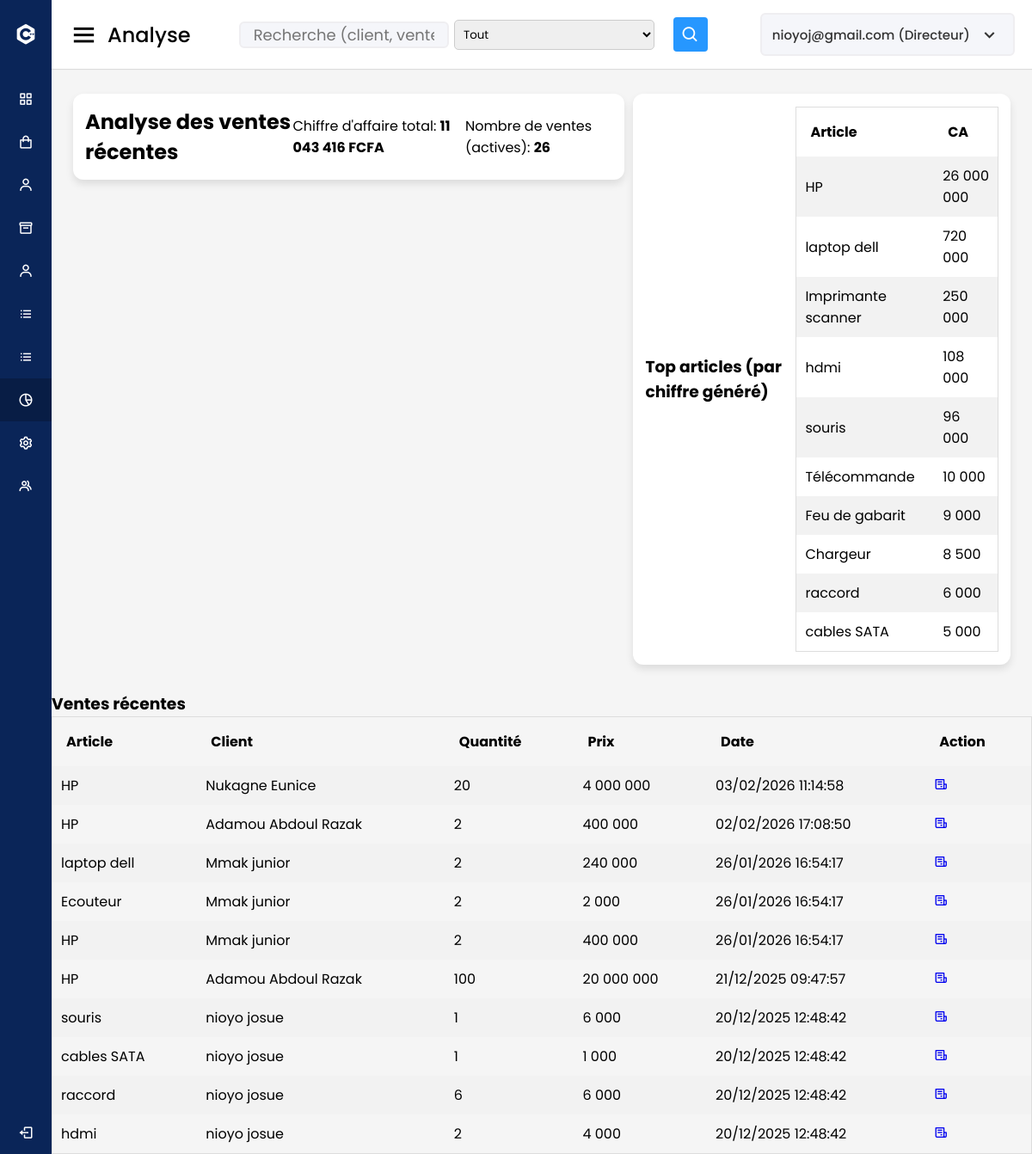
The app's page /vue/analyse.php (signed in) with its own data.
### tables this page shows
CREATE TABLE `vente` (
  `id` int(11) NOT NULL,
  `num_facture` int(11) DEFAULT NULL,
  `id_article` int(11) NOT NULL,
  `id_client` int(11) NOT NULL,
  `id_facture` int(11) DEFAULT NULL,
  `quantite` int(11) NOT NULL,
  `prix` int(11) NOT NULL,
  `date_vente` timestamp NOT NULL DEFAULT CURRENT_TIMESTAMP,
  `etat` enum('0','1') NOT NULL DEFAULT '1'
);

CREATE TABLE `article` (
  `id` int(11) NOT NULL,
  `nom_article` varchar(50) NOT NULL,
  `id_categorie` int(11) NOT NULL,
  `quantite` int(11) NOT NULL,
  `prix_unitaire` int(11) NOT NULL,
  `date_fabrication` datetime NOT NULL,
  `date_expiration` datetime NOT NULL,
  `images` varchar(255) DEFAULT NULL
);

CREATE TABLE `client` (
  `id` int(11) NOT NULL,
  `nom` varchar(30) NOT NULL,
  `prenom` varchar(30) NOT NULL,
  `telephone` varchar(30) NOT NULL,
  `adresse` varchar(50) NOT NULL
);

### model/function.php (called while the page is built, shortened)
<?php
function getAllVente()
{
    $sql = "SELECT COUNT(*) AS nbre FROM vente WHERE etat=?";
    $req = $GLOBALS['connexion']->prepare($sql);
    $req->execute(array(1));
    return $req->fetch();
}
function getCA()
{
    $sql = "SELECT SUM(prix) AS prix FROM vente";
    $req = $GLOBALS['connexion']->prepare($sql);
    $req->execute();
    return $req->fetch();
}
function getLastVente()
{
    $sql = "SELECT nom_article, nom, prenom, v.quantite, prix, date_vente, v.id, a.id AS idArticle
        FROM client AS c, vente AS v, article AS a WHERE v.id_article=a.id AND v.id_client=c.id AND etat=?
        ORDER BY date_vente DESC LIMIT 10";
    $req = $GLOBALS['connexion']->prepare($sql);
    $req->execute(array(1));
    return $req->fetchAll();
}
function getMostVente()
{
    $sql = "SELECT nom_article, SUM(prix) AS prix
        FROM client AS c, vente AS v, article AS a WHERE v.id_article=a.id AND v.id_client=c.id AND etat=?
        GROUP BY a.id
        ORDER BY SUM(prix) DESC LIMIT 10";
    $req = $GLOBALS['connexion']->prepare($sql);
    $req->execute(array(1));
    return $req->fetchAll();
}

### vue/analyse.php (the view, shortened to what this page needs)
<?php
include 'entete.php';
$recentVentes = getLastVente();
$topArticles = getMostVente();
$ca = getCA();
$nbVentes = getAllVente();
?>
<div class="home-content">
    <div class="overview-boxes">
        <div class="box">
            <h2>Analyse des ventes récentes</h2>
            <p>Chiffre d'affaire total: <strong><?= !empty($ca['prix']) ? number_format($ca['prix'], 0, ',', ' ') : '0' ?> FCFA</strong></p>
            <p>Nombre de ventes (actives): <strong><?= !empty($nbVentes['nbre']) ? $nbVentes['nbre'] : 0 ?></strong></p>
        </div>
        <div class="box">
            <h3>Top articles (par chiffre généré)</h3>
            <table class="mtable">
                <tr>
                    <th>Article</th>
                    <th>CA</th>
                </tr>
                <?php if (!empty($topArticles) && is_array($topArticles)) {
                    foreach ($topArticles as $art) {
                ?>
                    <tr>
                        <td><?= $art['nom_article'] ?></td>
                        <td><?= number_format($art['prix'], 0, ',', ' ') ?></td>
                    </tr>
                <?php }
                } else { ?>
                    <tr><td colspan="2">Aucun résultat</td></tr>
                <?php } ?>
            </table>
        </div>
    </div>
    <div class="box" style="margin-top:20px;">
        <h3>Ventes récentes</h3>
        <table class="mtable">
            <tr>
                <th>Article</th>
                <th>Client</th>
                <th>Quantité</th>
                <th>Prix</th>
                <th>Date</th>
                <th>Action</th>
            </tr>
            <?php if (!empty($recentVentes) && is_array($recentVentes)) {
                foreach ($recentVentes as $v) {
            ?>
                <tr>
                    <td><?= $v['nom_article'] ?></td>
                    <td><?= $v['nom'] . " " . $v['prenom'] ?></td>
                    <td><?= $v['quantite'] ?></td>
                    <td><?= number_format($v['prix'], 0, ',', ' ') ?></td>
                    <td><?= date('d/m/Y H:i:s', strtotime($v['date_vente'])) ?></td>
                    <td>
                        <a href="recuVente.php?id=<?= $v['id'] ?>" title="Voir reçu"><i class='bx bx-receipt'></i></a>
                    </td>
                </tr>
            <?php }
            } else { ?>
                <tr><td colspan="6" style="text-align:center;">Aucune vente récente</td></tr>
            <?php } ?>
        </table>
    </div>
</div>
</section>
<?php include 'pied.php'; ?>

### public/css/style.css (style rules this page uses)
* { margin: 0; padding: 0; box-sizing: border-box; font-family: "Poppins", sans-serif; }
.home-section .home-content { position: relative; padding-top: 104px; }
.home-content .overview-boxes { display: flex; align-items: flex-start; justify-content: space-between; flex-wrap: nowrap; padding: 0 20px; margin-bottom: 26px; }
.overview-boxes .box { display: flex; align-items: center; justify-content: center; background: #fff; padding: 15px 14px; border-radius: 12px; box-shadow: 0 5px 10px rgba(0, 0, 0, 0.1); margin: 5px; }
table.mtable { width: 100%; border-collapse: collapse; width: 100%; border: 1px solid #ddd; }
th, td { text-align: left; padding: 16px; }
table.mtable tr:nth-child(even) { background: #f2f2f2; }
table.mtable td { padding: 10px; }

### records on screen
vente: id_article.nom_article "HP", id_client.nom "Nukagne", id_client.prenom "Eunice", quantite "20", prix "4 000 000", date_vente "03/02/2026 11:14:58"
vente: id_article.nom_article "HP", id_client.nom "Adamou", id_client.prenom "Abdoul Razak", quantite "2", prix "400 000", date_vente "02/02/2026 17:08:50"
vente: id_article.nom_article "laptop dell", id_client.nom "Mmak", id_client.prenom "junior", quantite "2", prix "240 000", date_vente "26/01/2026 16:54:17"
vente: id_article.nom_article "Ecouteur", id_client.nom "Mmak", id_client.prenom "junior", quantite "2", prix "2 000", date_vente "26/01/2026 16:54:17"
vente: id_article.nom_article "HP", id_client.nom "Mmak", id_client.prenom "junior", quantite "2", prix "400 000", date_vente "26/01/2026 16:54:17"
vente: id_article.nom_article "HP", id_client.nom "Adamou", id_client.prenom "Abdoul Razak", quantite "100", prix "20 000 000", date_vente "21/12/2025 09:47:57"
vente: id_article.nom_article "souris", id_client.nom "nioyo", id_client.prenom "josue", quantite "1", prix "6 000", date_vente "20/12/2025 12:48:42"
vente: id_article.nom_article "cables SATA", id_client.nom "nioyo", id_client.prenom "josue", quantite "1", prix "1 000", date_vente "20/12/2025 12:48:42"
vente: id_article.nom_article "raccord", id_client.nom "nioyo", id_client.prenom "josue", quantite "6", prix "6 000", date_vente "20/12/2025 12:48:42"
vente: id_article.nom_article "hdmi", id_client.nom "nioyo", id_client.prenom "josue", quantite "2", prix "4 000", date_vente "20/12/2025 12:48:42"

### other values on screen
str_replace(".php", "", basename($_SERVER['PHP_SELF'])) "Analyse"
$_SESSION['user'] "nioyoj@gmail.com"
$userRole "Directeur"
$ca['prix'] "11 043 416"
$nbVentes['nbre'] "26"
$art['nom_article'] "HP"
$art['prix'] "26 000 000"
$art['nom_article'] "laptop dell"
$art['prix'] "720 000"
$art['nom_article'] "Imprimante scanner"
$art['prix'] "250 000"
$art['nom_article'] "hdmi"
$art['prix'] "108 000"
$art['nom_article'] "souris"
$art['prix'] "96 000"
